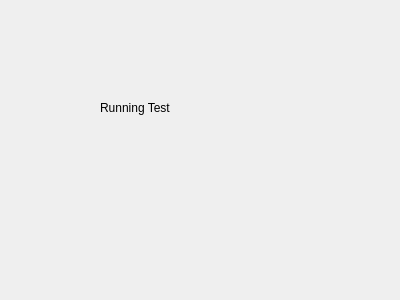
<?xml version="1.0" encoding="UTF-8"?>
<ui version="4.0">
 <class>Dialog</class>
 <widget class="QDialog" name="Dialog">
  <property name="geometry">
   <rect>
    <x>0</x>
    <y>0</y>
    <width>400</width>
    <height>300</height>
   </rect>
  </property>
  <property name="windowTitle">
   <string>Dialog</string>
  </property>
  <widget class="QLabel" name="label">
   <property name="geometry">
    <rect>
     <x>100</x>
     <y>100</y>
     <width>211</width>
     <height>16</height>
    </rect>
   </property>
   <property name="text">
    <string>Running Test</string>
   </property>
  </widget>
 </widget>
 <resources/>
 <connections/>
</ui>
